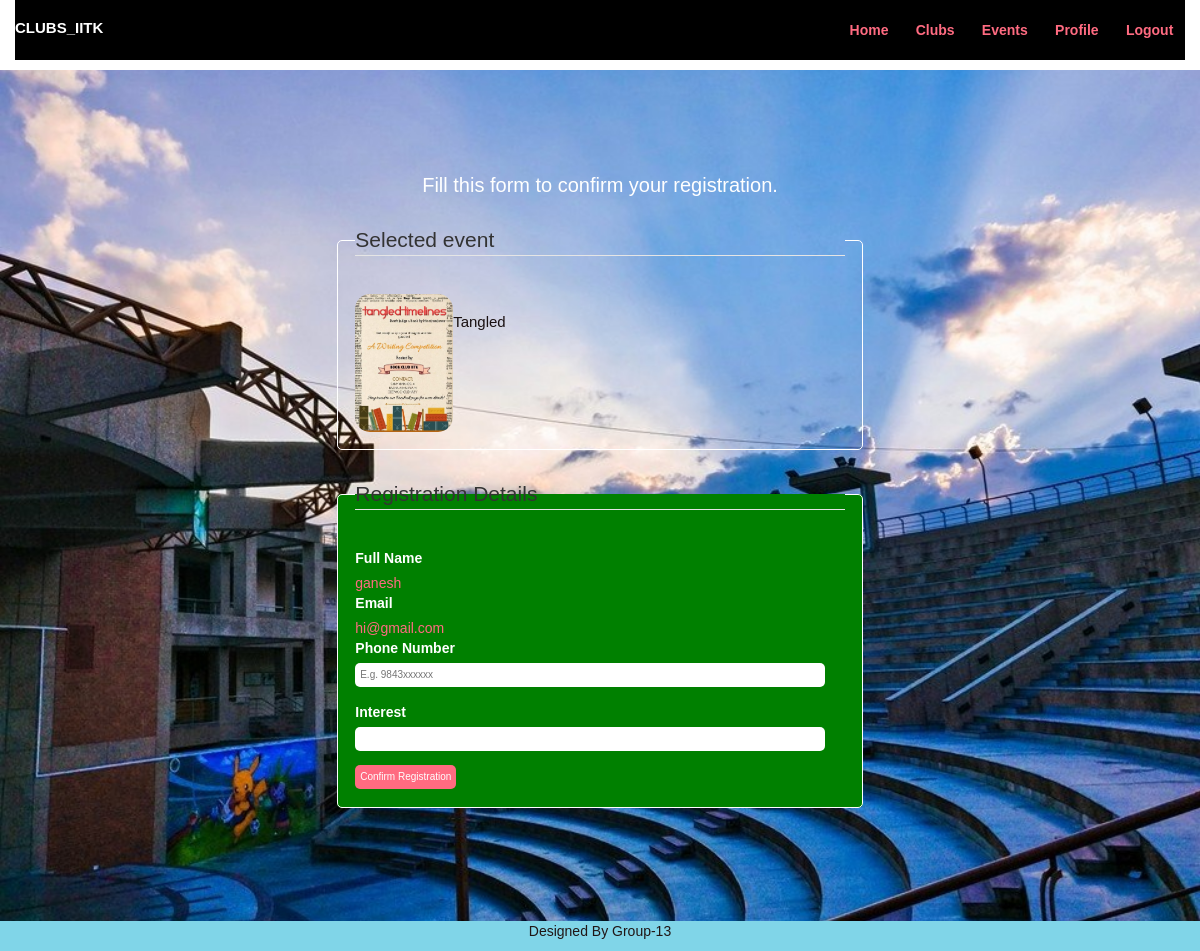
The app's page /user/reg1.php?event_id=34 (signed in) with its own data.
### tables this page shows
CREATE TABLE `tbl_events` (
  `id` int(10) UNSIGNED NOT NULL,
  `title` varchar(100) NOT NULL,
  `description` text NOT NULL,
  `image_name` varchar(255) NOT NULL,
  `club_id` int(10) UNSIGNED NOT NULL,
  `featured` varchar(10) NOT NULL,
  `active` varchar(10) NOT NULL
);

CREATE TABLE `user_details` (
  `id` int(11) NOT NULL,
  `NAME` varchar(100) NOT NULL,
  `emailid` varchar(100) NOT NULL,
  `username` varchar(30) NOT NULL,
  `password` varchar(50) NOT NULL
);

### user/reg1.php (the view, shortened to what this page needs)
<?php include('partials-front/menu.php'); ?>
    <?php
        if(isset($_GET['event_id']))
        {
            $event_id = $_GET['event_id'];
            $sql = "SELECT * FROM tbl_events WHERE id=$event_id";
            $res = mysqli_query($conn, $sql);
            $count = mysqli_num_rows($res);
            if($count==1)
            {
                $row = mysqli_fetch_assoc($res);
                $title = $row['title'];
                 $image_name = $row['image_name'];
            }
            else
            {
                header('location:'.SITEURL);
            }
        }
        else
        {
            header('location:'.SITEURL);
        }
    ?>
    <section class="event-search " style="background-color:grey">
        <div class="container">
            <h2 class="text-center text-white">Fill this form to confirm your registration.</h2>
            <form action="" method="POST" class="reg">
                <fieldset>
                    <legend>Selected event</legend>
                    <div class="event-menu-img">
                        <?php
                            if($image_name=="")
                            {
                                echo "<div class='error'>Image not Available.</div>";
                            }
                            else
                            {
                                ?>
                                <img src="<?php echo SITEURL; ?>images/events/<?php echo $image_name; ?>" alt="Chicke Hawain Pizza" class="img-responsive img-curve">
                                <?php
                            }
                        ?>
                    </div>
                    <div class="event-menu-desc">
                        <h3><?php echo $title; ?></h3>
                    </div>
                </fieldset>
                <?php
                 $username=$_SESSION['user'];
                 $cdquery="SELECT * FROM user_details where user_details.username= '$username' ";
                 $cdresult=mysqli_query($conn,$cdquery);
                 $cdrow=mysqli_fetch_array($cdresult);
                ?>
                <fieldset style= "background-color:green">
                    <legend>Registration Details</legend>
                    <div class="reg-label">Full Name</div>
                   <a> <?php  echo  " ".$cdrow['NAME']." <br>"?>  </a>
                    <div class="reg-label">Email</div>
                     <a style="font-color:white"> <?php  echo " ".$cdrow['emailid']." <br>"?>  </a> <?php   ?>
                     <div class="reg-label">Phone Number</div>
                    <input type="tel" name="contact" placeholder="E.g. 9843xxxxxx" class="input-responsive" required>
                    <div class="reg-label">Interest</div>
                    <input type="text" name="interest" placeholder=" " class="input-responsive" >
                    <input type="submit" name="submit" value="Confirm Registration" class="btn btn-primary">
                </fieldset>
            </form>
        </div>
    </section>
    <?php include('partials-front/footer.php'); ?>

### css/style.css (style rules this page uses)
* { margin: 0; padding: 0; font-family: Arial, Helvetica, sans-serif; }
.container { margin: 0 auto; padding: 0%; }
.img-responsive { width: 100%; }
.img-curve { border-radius: 15px; }
.text-center { text-align: center; }
.text-white { color: white; }
a { color: #ff6b81; text-decoration: none; }
.btn { padding: 1%; border: none; font-size: 1rem; border-radius: 5px; }
.btn-primary { background-color: #ff6b81; color: white; cursor: pointer; }
h2 { color: #2f3542; font-size: 2rem; margin-bottom: 2%; }
h3 { font-size: 1.5rem; }
fieldset { border: 1px solid white; margin: 5%; padding: 3%; border-radius: 5px; }
.event-search { background-image: url(../images/oat-2.jpg); background-size: cover; background-repeat: no-repeat; background-position: center; padding: 7% 0; }
.event-menu-img { width: 20%; float: left; }
.event-menu-desc { width: 90%; color: #1a1112; margin-left: 15%; font-size: 2rem; font-weight: 600; }
.reg { width: 50%; margin: 0 auto; }
.input-responsive { width: 96%; padding: 1%; margin-bottom: 3%; border: none; border-radius: 5px; font-size: 1rem; }
.reg-label { margin-bottom: 1%; font-weight: bold; color: rgb(255, 255, 255); }

### records on screen
tbl_events: image_name (picture), title "Tangled"
user_details: NAME "ganesh", emailid "hi@gmail.com"
